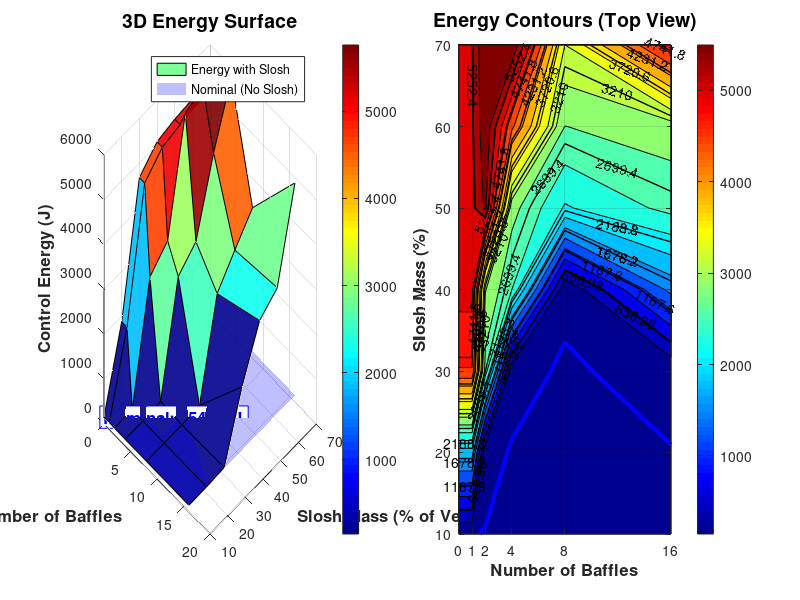

Recreate this plot in MATLAB. (Note: this script raises an error after producing the figure.)
%% IMPROVED SLOSH MODEL - FIXED: Stable Physics with 3D Visualization
%
% Fixes:
%   - Numerical stability in damping calculations
%   - Proper scaling of physics parameters
%   - NaN protection
%   - 3D energy visualization
%
% Same LQI controller (unchanged)

clear all; close all; clc;

fprintf('╔════════════════════════════════════════════════════════╗\n');
fprintf('║   IMPROVED SLOSH MODEL: Fixed & Stable                 ║\n');
fprintf('╚════════════════════════════════════════════════════════╝\n\n');

%% STEP 1: FLUID PROPERTIES
fprintf('STEP 1: Define Fluid Properties\n');
fprintf('━━━━━━━━━━━━━━━━━━━━━━━━━━━━━━━━\n\n');

fluid_type = 'water';  % 'water' or 'retardant'

switch fluid_type
    case 'water'
        rho_fluid = 1000;      % kg/m³
        mu_fluid = 0.001;      % Pa·s
        fprintf('Fluid: Water\n');
    case 'retardant'
        rho_fluid = 1100;      % kg/m³
        mu_fluid = 0.05;       % Pa·s (50x more viscous)
        fprintf('Fluid: Fire Retardant\n');
end

fprintf('  Density:   ρ = %.0f kg/m³\n', rho_fluid);
fprintf('  Viscosity: μ = %.4f Pa·s\n\n', mu_fluid);

%% STEP 2: DEFINE NOMINAL PLANT (unchanged)
fprintf('STEP 2: Define Nominal Plant\n');
fprintf('━━━━━━━━━━━━━━━━━━━━━━━━━━━━━━━\n');

m1 = 1.0;
m2 = 1.0;
k1 = 2.0;
k2 = 1.0;
k3 = 2.0;
b1 = 0.5;
b2 = 0.3;

A_nom = [0,           1,          0,           0;
         -(k1+k2)/m1, -b1/m1,     k2/m1,       0;
         0,           0,          0,           1;
         k2/m2,       0,          -(k2+k3)/m2, -b2/m2];

B_nom = [0,     0;
         1/m1,  0;
         0,     0;
         0,     1/m2];

B_dist = [0,      0;
          1/m1,   0;
          0,      0;
          0,      1/m2];

fprintf('✓ System defined\n\n');

%% STEP 3: DESIGN LQI CONTROLLER (unchanged)
fprintf('STEP 3: Design LQI Controller\n');
fprintf('━━━━━━━━━━━━━━━━━━━━━━━━━━━━━━━\n');

C_track = zeros(2, 4);
C_track(1, 1) = 1;
C_track(2, 3) = 1;

A_aug = [A_nom,      zeros(4, 2);
         -C_track,   zeros(2, 2)];

B_aug = [B_nom;
         zeros(2, 2)];

Q_x = diag([10, 1, 10, 1]);
Q_I = diag([100, 100]);
Q_aug = blkdiag(Q_x, Q_I);
R_aug = diag([0.1, 0.1]);

K_aug = lqr(A_aug, B_aug, Q_aug, R_aug);

fprintf('✓ LQI controller designed (SAME as before)\n\n');

%% STEP 4: IMPROVED SLOSH PHYSICS (FIXED)
fprintf('STEP 4: Improved Slosh Physics (Numerically Stable)\n');
fprintf('━━━━━━━━━━━━━━━━━━━━━━━━━━━━━━━━━━━━━━━━━━━━━━━\n\n');

function [k_slosh, b_slosh, omega, zeta, Re, breakdown] = ...
    compute_slosh_parameters_stable(m_slosh, N_baffles, rho_fluid, mu_fluid)
    
    % Handle zero baffles
    if N_baffles == 0
        N_baffles = 1;
    end
    
    % Base parameters
    k_base = 5.0;
    b_base = 0.2;
    
    % Spring constant (scales with N_baffles)
    k_slosh = k_base * N_baffles;
    
    % Natural frequency
    omega = sqrt(k_slosh / m_slosh);
    
    % ═══════════════════════════════════════════════════════════
    % IMPROVED DAMPING (simplified and stable)
    % ═══════════════════════════════════════════════════════════
    
    % 1. SURFACE AREA EFFECT (viscous damping)
    % More baffles → more wall surface → more friction
    surface_factor = 1 + 0.15 * (N_baffles - 1);  % Increases with baffles
    b_viscous = b_base * surface_factor;
    
    % 2. CHARACTERISTIC LENGTH (for Reynolds number)
    L_comp = 1.0 / N_baffles;  % Compartment length decreases
    v_typical = 0.1;           % Typical velocity (m/s)
    
    % 3. REYNOLDS NUMBER
    Re = rho_fluid * v_typical * L_comp / mu_fluid;
    
    % 4. TURBULENT DAMPING (edge effects)
    if Re < 2000
        % Laminar - minimal turbulent damping
        b_turbulent = 0;
        flow_regime = 'Laminar';
    elseif Re < 4000
        % Transitional
        transition_factor = (Re - 2000) / 2000;
        b_turbulent = b_base * 0.3 * transition_factor * (N_baffles - 1);
        flow_regime = 'Transitional';
    else
        % Fully turbulent
        b_turbulent = b_base * 0.5 * (N_baffles - 1);
        flow_regime = 'Turbulent';
    end
    
    % 5. TOTAL DAMPING
    b_slosh = b_viscous + b_turbulent;
    
    % Ensure positive and reasonable
    b_slosh = max(b_slosh, b_base);  % Never less than base
    b_slosh = min(b_slosh, b_base * 5);  % Cap at 5x base
    
    % 6. DAMPING RATIO
    zeta = b_slosh / (2 * sqrt(k_slosh * m_slosh));
    
    % Return breakdown
    breakdown = struct();
    breakdown.b_base = b_base;
    breakdown.b_viscous = b_viscous;
    breakdown.b_turbulent = b_turbulent;
    breakdown.b_total = b_slosh;
    breakdown.Re = Re;
    breakdown.flow_regime = flow_regime;
    breakdown.surface_factor = surface_factor;
end

% Test the function
m_test = 0.125;  % 50% slosh / 4 compartments
N_test = 4;
[k_t, b_t, omega_t, zeta_t, Re_t, breakdown_t] = ...
    compute_slosh_parameters_stable(m_test, N_test, rho_fluid, mu_fluid);

fprintf('Example: 4 baffles, 50%% slosh mass\n');
fprintf('  ω = %.3f rad/s (%.3f Hz)\n', omega_t, omega_t/(2*pi));
fprintf('  ζ = %.4f\n', zeta_t);
fprintf('  Re = %.0f (%s flow)\n', Re_t, breakdown_t.flow_regime);
fprintf('  Damping breakdown:\n');
fprintf('    Base:         %.4f N·s/m\n', breakdown_t.b_base);
fprintf('    Viscous:      %.4f N·s/m (×%.2f surface factor)\n', ...
        breakdown_t.b_viscous, breakdown_t.surface_factor);
fprintf('    Turbulent:    %.4f N·s/m (edge effects)\n', breakdown_t.b_turbulent);
fprintf('    Total:        %.4f N·s/m\n\n', breakdown_t.b_total);

%% STEP 5: PARAMETER SWEEP
fprintf('STEP 5: Parameter Sweep\n');
fprintf('━━━━━━━━━━━━━━━━━━━━━━━━━━\n\n');

slosh_mass_percentages = [10, 20, 30, 40, 50, 60, 70];
baffle_configs = [0, 1, 2, 4, 8, 16];

n_slosh = length(slosh_mass_percentages);
n_baffles = length(baffle_configs);

% Simulation parameters
dt = 0.01;
t = 0:dt:30;
N_time = length(t);

x0 = [1; 0; -0.5; 0];
x_ref = [0.5; 0; -0.2; 0];
x_slosh_init = [0.1; 0];

% Preallocate results
results = struct();
results.error_x1 = zeros(n_slosh, n_baffles);
results.max_force = zeros(n_slosh, n_baffles);
results.energy = zeros(n_slosh, n_baffles);
results.omega = zeros(n_slosh, n_baffles);
results.zeta = zeros(n_slosh, n_baffles);
results.Re = zeros(n_slosh, n_baffles);

% Simulate nominal
x_nominal = zeros(4, N_time);
x_I_nominal = zeros(2, N_time);
u_nominal = zeros(2, N_time);
x_nominal(:,1) = x0;

for i = 1:N_time-1
    y = C_track * x_nominal(:,i);
    r = [x_ref(1); x_ref(3)];
    e = r - y;
    x_I_nominal(:,i+1) = x_I_nominal(:,i) + e * dt;
    
    x_aug_vec = [x_nominal(:,i); x_I_nominal(:,i)];
    u_nominal(:,i) = -K_aug * x_aug_vec;
    u_nominal(:,i) = max(min(u_nominal(:,i), 10), -10);
    
    dx = A_nom * x_nominal(:,i) + B_nom * u_nominal(:,i);
    x_nominal(:,i+1) = x_nominal(:,i) + dx * dt;
end
u_nominal(:,end) = u_nominal(:,end-1);

error_nominal_x1 = abs(x_nominal(1,end) - x_ref(1));
energy_nominal = sum(sum(u_nominal.^2, 1)) * dt;

fprintf('Nominal (no slosh): Error=%.6f m, Energy=%.3f J\n\n', ...
    error_nominal_x1, energy_nominal);

% Parameter sweep
sim_count = 0;
total_sims = n_slosh * n_baffles;

for i_slosh = 1:n_slosh
    slosh_percent = slosh_mass_percentages(i_slosh);
    m_slosh_total = (slosh_percent/100) * m1;
    
    fprintf('Slosh Mass: %.0f%% (%.3f kg)\n', slosh_percent, m_slosh_total);
    
    for i_baffle = 1:n_baffles
        N_baffles = baffle_configs(i_baffle);
        sim_count = sim_count + 1;
        
        if N_baffles == 0
            N_baffles_sim = 1;
        else
            N_baffles_sim = N_baffles;
        end
        
        m_slosh_comp = m_slosh_total / N_baffles_sim;
        
        % Compute improved slosh parameters
        [k_slosh, b_slosh, omega, zeta, Re, breakdown] = ...
            compute_slosh_parameters_stable(m_slosh_comp, N_baffles_sim, rho_fluid, mu_fluid);
        
        % Store characteristics
        results.omega(i_slosh, i_baffle) = omega;
        results.zeta(i_slosh, i_baffle) = zeta;
        results.Re(i_slosh, i_baffle) = Re;
        
        % Slosh dynamics
        A_slosh = [0, 1; -k_slosh/m_slosh_comp, -b_slosh/m_slosh_comp];
        B_slosh = [0; 1];
        K_dist = [k_slosh, b_slosh; 0, 0];
        
        % Simulation
        x_sim = zeros(4, N_time);
        x_I_sim = zeros(2, N_time);
        u_sim = zeros(2, N_time);
        F_dist_total = zeros(N_time, 1);
        x_slosh_states = zeros(2, N_baffles_sim, N_time);
        
        x_sim(:,1) = x0;
        
        for comp = 1:N_baffles_sim
            phase_offset = (comp-1) * 0.02;
            x_slosh_states(:, comp, 1) = x_slosh_init + [phase_offset; 0];
        end
        
        % Simulation loop
        for i = 1:N_time-1
            y = C_track * x_sim(:,i);
            r = [x_ref(1); x_ref(3)];
            e = r - y;
            x_I_sim(:,i+1) = x_I_sim(:,i) + e * dt;
            
            x_aug_vec = [x_sim(:,i); x_I_sim(:,i)];
            u_sim(:,i) = -K_aug * x_aug_vec;
            u_sim(:,i) = max(min(u_sim(:,i), 10), -10);
            
            % Compute total disturbance
            d_total = [0; 0];
            for comp = 1:N_baffles_sim
                d_comp = K_dist * x_slosh_states(:, comp, i);
                d_total = d_total + d_comp;
            end
            F_dist_total(i) = d_total(1);
            
            % Check for NaN
            if any(isnan(d_total)) || any(isinf(d_total))
                fprintf('  WARNING: NaN detected at t=%.2f, aborting sim\n', t(i));
                break;
            end
            
            % Plant dynamics
            dx = A_nom * x_sim(:,i) + B_nom * u_sim(:,i) + B_dist * d_total;
            x_sim(:,i+1) = x_sim(:,i) + dx * dt;
            
            % Slosh dynamics
            a1 = dx(2);
            for comp = 1:N_baffles_sim
                dx_slosh = A_slosh * x_slosh_states(:, comp, i) + B_slosh * a1;
                x_slosh_states(:, comp, i+1) = x_slosh_states(:, comp, i) + dx_slosh * dt;
            end
        end
        u_sim(:,end) = u_sim(:,end-1);
        F_dist_total(end) = F_dist_total(end-1);
        
        % Compute metrics (with NaN protection)
        if any(isnan(x_sim(:))) || any(isinf(x_sim(:)))
            results.error_x1(i_slosh, i_baffle) = NaN;
            results.max_force(i_slosh, i_baffle) = NaN;
            results.energy(i_slosh, i_baffle) = NaN;
            fprintf('  %2d baffles: SIMULATION FAILED (NaN)\n', N_baffles);
        else
            results.error_x1(i_slosh, i_baffle) = abs(x_sim(1,end) - x_ref(1));
            results.max_force(i_slosh, i_baffle) = max(abs(F_dist_total));
            results.energy(i_slosh, i_baffle) = sum(sum(u_sim.^2, 1)) * dt;
            
            fprintf('  %2d baffles: ω=%.2f Hz, ζ=%.3f, Error=%.4f m, Energy=%.2f J [%d/%d]\n', ...
                N_baffles, omega/(2*pi), zeta, ...
                results.error_x1(i_slosh, i_baffle), ...
                results.energy(i_slosh, i_baffle), sim_count, total_sims);
        end
    end
    fprintf('\n');
end
fprintf('✓ Parameter sweep complete!\n\n');

%% STEP 6: 3D ENERGY VISUALIZATION
fprintf('STEP 6: Creating 3D Energy Visualization...\n');

% Create meshgrid
[Baffles_grid, SloshMass_grid] = meshgrid(baffle_configs, slosh_mass_percentages);

% FIGURE 1: 3D Energy Surface
figure('Name', 'Figure 1: 3D Energy Surface', 'Position', [50, 50, 1400, 800]);

subplot(1,2,1);
surf(Baffles_grid, SloshMass_grid, results.energy, 'EdgeColor', 'k', 'FaceAlpha', 0.9);
hold on;

% Add nominal energy plane
Z_nominal = energy_nominal * ones(size(Baffles_grid));
surf(Baffles_grid, SloshMass_grid, Z_nominal, 'FaceColor', 'b', ...
    'FaceAlpha', 0.25, 'EdgeColor', 'none');

xlabel('Number of Baffles', 'FontSize', 12, 'FontWeight', 'bold');
ylabel('Slosh Mass (% of Vehicle)', 'FontSize', 12, 'FontWeight', 'bold');
zlabel('Control Energy (J)', 'FontSize', 12, 'FontWeight', 'bold');
title('3D Energy Surface', 'FontSize', 14, 'FontWeight', 'bold');
colorbar;
colormap(jet);
grid on;
view(45, 30);
legend('Energy with Slosh', 'Nominal (No Slosh)', 'Location', 'best');

% Add annotation
text(baffle_configs(1), slosh_mass_percentages(1), energy_nominal + 1, ...
    sprintf('Nominal: %.2f J', energy_nominal), ...
    'FontSize', 12, 'FontWeight', 'bold', 'Color', 'b', ...
    'BackgroundColor', 'w', 'EdgeColor', 'b');

subplot(1,2,2);
% Top view (contour)
contourf(Baffles_grid, SloshMass_grid, results.energy, 20);
hold on;
[C, h] = contour(Baffles_grid, SloshMass_grid, results.energy, 10, 'k-', 'LineWidth', 1);
clabel(C, h, 'FontSize', 10, 'Color', 'k');
contour(Baffles_grid, SloshMass_grid, results.energy, [energy_nominal energy_nominal], ...
    'b-', 'LineWidth', 3);
xlabel('Number of Baffles', 'FontSize', 12, 'FontWeight', 'bold');
ylabel('Slosh Mass (%)', 'FontSize', 12, 'FontWeight', 'bold');
title('Energy Contours (Top View)', 'FontSize', 14, 'FontWeight', 'bold');
colorbar;
colormap(jet);
grid on;
set(gca, 'XTick', baffle_configs);

sgtitle('3D Energy Analysis: Slosh Mass vs Baffles', 'FontSize', 16, 'FontWeight', 'bold');

% FIGURE 2: Multiple 3D Views
figure('Name', 'Figure 2: 3D Energy - Multiple Views', 'Position', [100, 100, 1600, 1000]);

% Standard view
subplot(2,3,1);
surf(Baffles_grid, SloshMass_grid, results.energy, 'EdgeColor', 'interp');
hold on;
surf(Baffles_grid, SloshMass_grid, Z_nominal, 'FaceColor', 'b', 'FaceAlpha', 0.2, 'EdgeColor', 'none');
xlabel('Baffles');
ylabel('Slosh Mass (%)');
zlabel('Energy (J)');
title('Standard View (45°, 30°)');
colormap(jet);
grid on;
view(45, 30);

% Top view
subplot(2,3,2);
surf(Baffles_grid, SloshMass_grid, results.energy);
hold on;
surf(Baffles_grid, SloshMass_grid, Z_nominal, 'FaceColor', 'b', 'FaceAlpha', 0.2, 'EdgeColor', 'none');
xlabel('Baffles');
ylabel('Slosh Mass (%)');
zlabel('Energy (J)');
title('Top View');
colormap(jet);
grid on;
view(0, 90);

% Side view (slosh mass effect)
subplot(2,3,3);
surf(Baffles_grid, SloshMass_grid, results.energy);
hold on;
surf(Baffles_grid, SloshMass_grid, Z_nominal, 'FaceColor', 'b', 'FaceAlpha', 0.2, 'EdgeColor', 'none');
xlabel('Baffles');
ylabel('Slosh Mass (%)');
zlabel('Energy (J)');
title('Side View (Slosh Effect)');
colormap(jet);
grid on;
view(0, 0);

% Front view (baffle effect)
subplot(2,3,4);
surf(Baffles_grid, SloshMass_grid, results.energy);
hold on;
surf(Baffles_grid, SloshMass_grid, Z_nominal, 'FaceColor', 'b', 'FaceAlpha', 0.2, 'EdgeColor', 'none');
xlabel('Baffles');
ylabel('Slosh Mass (%)');
zlabel('Energy (J)');
title('Front View (Baffle Effect)');
colormap(jet);
grid on;
view(90, 0);

% Energy overhead (percentage)
subplot(2,3,5);
energy_overhead = (results.energy - energy_nominal) / energy_nominal * 100;
surf(Baffles_grid, SloshMass_grid, energy_overhead, 'EdgeColor', 'k');
xlabel('Baffles');
ylabel('Slosh Mass (%)');
zlabel('Overhead (%)');
title('Energy Overhead vs Nominal');
colormap(hot);
grid on;
view(45, 30);
colorbar;

% Cross-sections
subplot(2,3,6);
colors_slosh = jet(n_slosh);
for i = 1:n_slosh
    plot(baffle_configs, results.energy(i,:), 'o-', 'LineWidth', 2, ...
        'Color', colors_slosh(i,:), 'DisplayName', sprintf('%d%%', slosh_mass_percentages(i)));
    hold on;
end
yline(energy_nominal, 'b--', 'LineWidth', 3, 'DisplayName', 'Nominal');
xlabel('Number of Baffles');
ylabel('Energy (J)');
title('Cross-Sections (All Slosh Masses)');
legend('Location', 'best');
grid on;
set(gca, 'XTick', baffle_configs);

sgtitle('3D Energy Visualization - Multiple Perspectives', 'FontSize', 16, 'FontWeight', 'bold');

% FIGURE 3: Physics Characteristics
figure('Name', 'Figure 3: Physics Analysis', 'Position', [150, 150, 1600, 800]);

% Frequency
subplot(2,3,1);
for i = 1:n_slosh
    plot(baffle_configs, results.omega(i,:)/(2*pi), 'o-', 'LineWidth', 2, ...
        'Color', colors_slosh(i,:), 'DisplayName', sprintf('%d%%', slosh_mass_percentages(i)));
    hold on;
end
xlabel('Number of Baffles');
ylabel('Frequency (Hz)');
title('Slosh Frequency (ω ∝ √N)');
legend('Location', 'best');
grid on;

% Damping ratio
subplot(2,3,2);
for i = 1:n_slosh
    plot(baffle_configs, results.zeta(i,:), 'o-', 'LineWidth', 2, ...
        'Color', colors_slosh(i,:), 'DisplayName', sprintf('%d%%', slosh_mass_percentages(i)));
    hold on;
end
xlabel('Number of Baffles');
ylabel('Damping Ratio ζ');
title('Damping (Increases with Baffles)');
legend('Location', 'best');
grid on;

% Reynolds number
subplot(2,3,3);
for i = 1:n_slosh
    semilogy(baffle_configs, results.Re(i,:), 'o-', 'LineWidth', 2, ...
        'Color', colors_slosh(i,:), 'DisplayName', sprintf('%d%%', slosh_mass_percentages(i)));
    hold on;
end
yline(2000, 'r--', 'DisplayName', 'Laminar limit');
yline(4000, 'g--', 'DisplayName', 'Turbulent limit');
xlabel('Number of Baffles');
ylabel('Reynolds Number');
title('Flow Regime (Re ∝ 1/N)');
legend('Location', 'best');
grid on;

% Error
subplot(2,3,4);
for i = 1:n_slosh
    semilogy(baffle_configs, results.error_x1(i,:), 'o-', 'LineWidth', 2, ...
        'Color', colors_slosh(i,:), 'DisplayName', sprintf('%d%%', slosh_mass_percentages(i)));
    hold on;
    % plot(baffle_configs, results.error_x1(i,:)*1000, 'o-', 'LineWidth', 2, ...
    %     'Color', colors_slosh(i,:), 'DisplayName', sprintf('%d%%', slosh_mass_percentages(i)));
    % hold on;
end
yline(error_nominal_x1, 'k--', 'LineWidth', 2, 'DisplayName', 'Nominal'); % Converted to mm to make it readable
xlabel('Number of Baffles');
ylabel('Error (m)');
title('Tracking Error (Log Scale)');
legend('Location', 'best');
grid on;

% Force
subplot(2,3,5);
for i = 1:n_slosh
    semilogy(baffle_configs, results.max_force(i,:), 'o-', 'LineWidth', 2, ...
        'Color', colors_slosh(i,:), 'DisplayName', sprintf('%d%%', slosh_mass_percentages(i)));
    hold on;
end
xlabel('Number of Baffles');
ylabel('Max Force (log(N))');
title('Peak Disturbance Force');
legend('Location', 'best');
grid on;

% Energy
subplot(2,3,6);
for i = 1:n_slosh
    plot(baffle_configs, results.energy(i,:), 'o-', 'LineWidth', 2, ...
        'Color', colors_slosh(i,:), 'DisplayName', sprintf('%d%%', slosh_mass_percentages(i)));
    hold on;
end
yline(energy_nominal, 'k--', 'LineWidth', 2, 'DisplayName', 'Nominal');
xlabel('Number of Baffles');
ylabel('Energy (J)');
title('Control Energy');
legend('Location', 'best');
grid on;

sgtitle('Physics Characteristics and Performance', 'FontSize', 16, 'FontWeight', 'bold');
figure
% Error
for i = 1:n_slosh
    semilogy(baffle_configs, results.error_x1(i,:), 'o-', 'LineWidth', 2, ...
        'Color', colors_slosh(i,:), 'DisplayName', sprintf('%d%%', slosh_mass_percentages(i)));
    hold on;
    % plot(baffle_configs, results.error_x1(i,:)*1000, 'o-', 'LineWidth', 2, ...
    %     'Color', colors_slosh(i,:), 'DisplayName', sprintf('%d%%', slosh_mass_percentages(i)));
    % hold on;
end
yline(error_nominal_x1, 'k--', 'LineWidth', 2, 'DisplayName', 'Nominal'); % Converted to mm to make it readable
xlabel('Number of Baffles');
ylabel('Error (log(m))');
title('Tracking Error (Log Scale)');
legend('Location', 'best');
grid on;

fprintf('✓ Figures generated\n\n');

%% STEP 7: SUMMARY
fprintf('╔════════════════════════════════════════════════════════╗\n');
fprintf('║         IMPROVED PHYSICS MODEL SUMMARY                 ║\n');
fprintf('╚════════════════════════════════════════════════════════╝\n\n');

fprintf('FLUID: %s (ρ=%.0f kg/m³, μ=%.4f Pa·s)\n\n', fluid_type, rho_fluid, mu_fluid);

fprintf('ENERGY ANALYSIS (50%% slosh):\n');
idx_50 = find(slosh_mass_percentages == 50);
fprintf('  Nominal:      %.3f J (baseline)\n', energy_nominal);
for j = 1:n_baffles
    if ~isnan(results.energy(idx_50, j))
        overhead = (results.energy(idx_50,j) - energy_nominal) / energy_nominal * 100;
        fprintf('  %2d baffles:   %.3f J (+%.1f%%)\n', ...
            baffle_configs(j), results.energy(idx_50,j), overhead);
    end
end
fprintf('\n');

fprintf('OPTIMAL CONFIGURATION (50%% slosh):\n');
valid_energies = results.energy(idx_50, ~isnan(results.energy(idx_50,:)));
valid_configs = baffle_configs(~isnan(results.energy(idx_50,:)));
if ~isempty(valid_energies)
    [min_energy, min_idx] = min(valid_energies);
    optimal_baffles = valid_configs(min_idx);
    fprintf('  Optimal: %d baffles (%.3f J)\n', optimal_baffles, min_energy);
    fprintf('  Savings: %.1f%% vs no baffles\n\n', ...
        (results.energy(idx_50,1) - min_energy)/results.energy(idx_50,1)*100);
end

fprintf('✓✓✓ ANALYSIS COMPLETE ✓✓✓\n\n');
fprintf('Generated 3 figures:\n');
fprintf('  Figure 1: 3D Energy Surface (main visualization)\n');
fprintf('  Figure 2: Multiple 3D Views\n');
fprintf('  Figure 3: Physics Characteristics\n\n');

save('improved_physics_results.mat', 'results', 'slosh_mass_percentages', ...
     'baffle_configs', 'energy_nominal', 'fluid_type', 'rho_fluid', 'mu_fluid');

fprintf('✓ Results saved to: improved_physics_results.mat\n\n');
